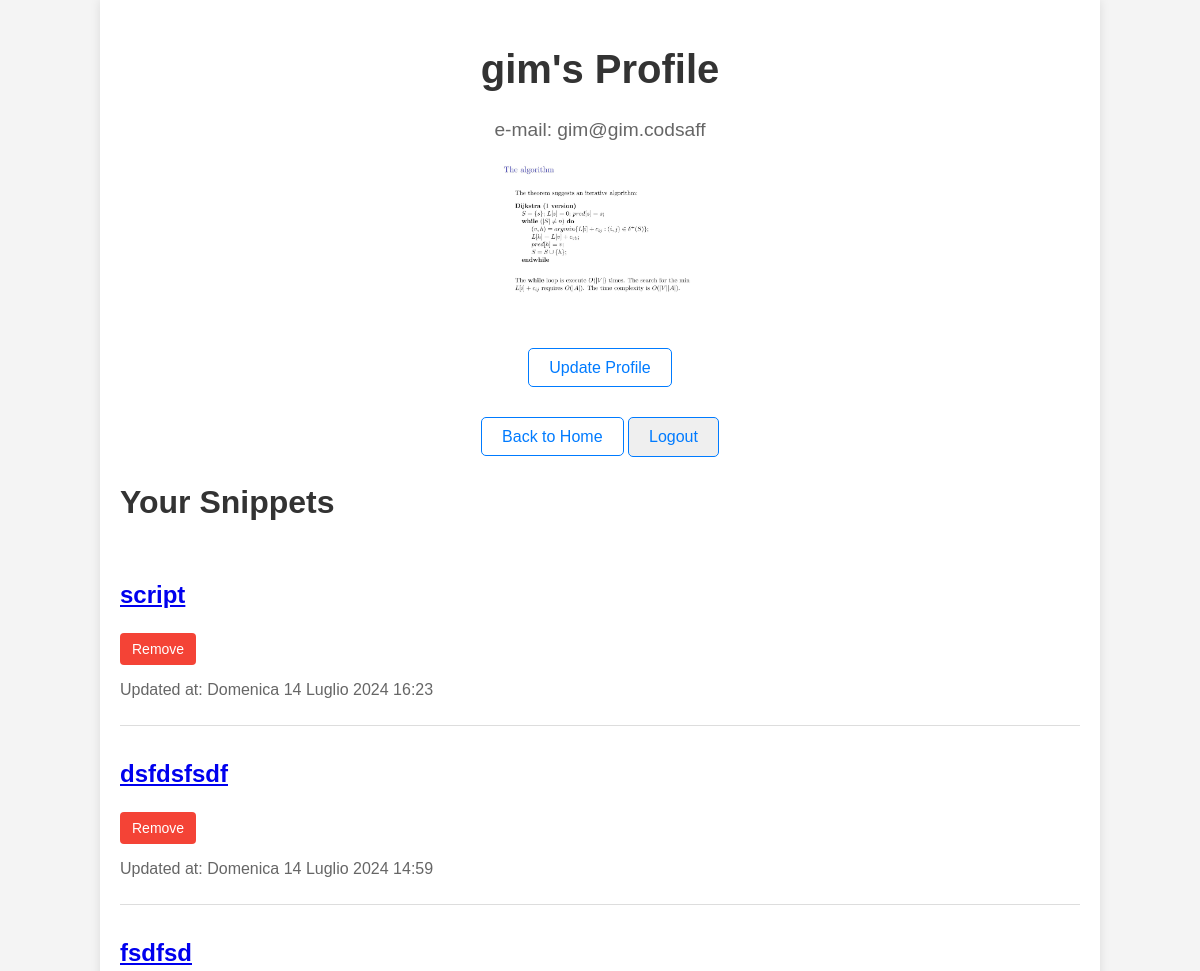
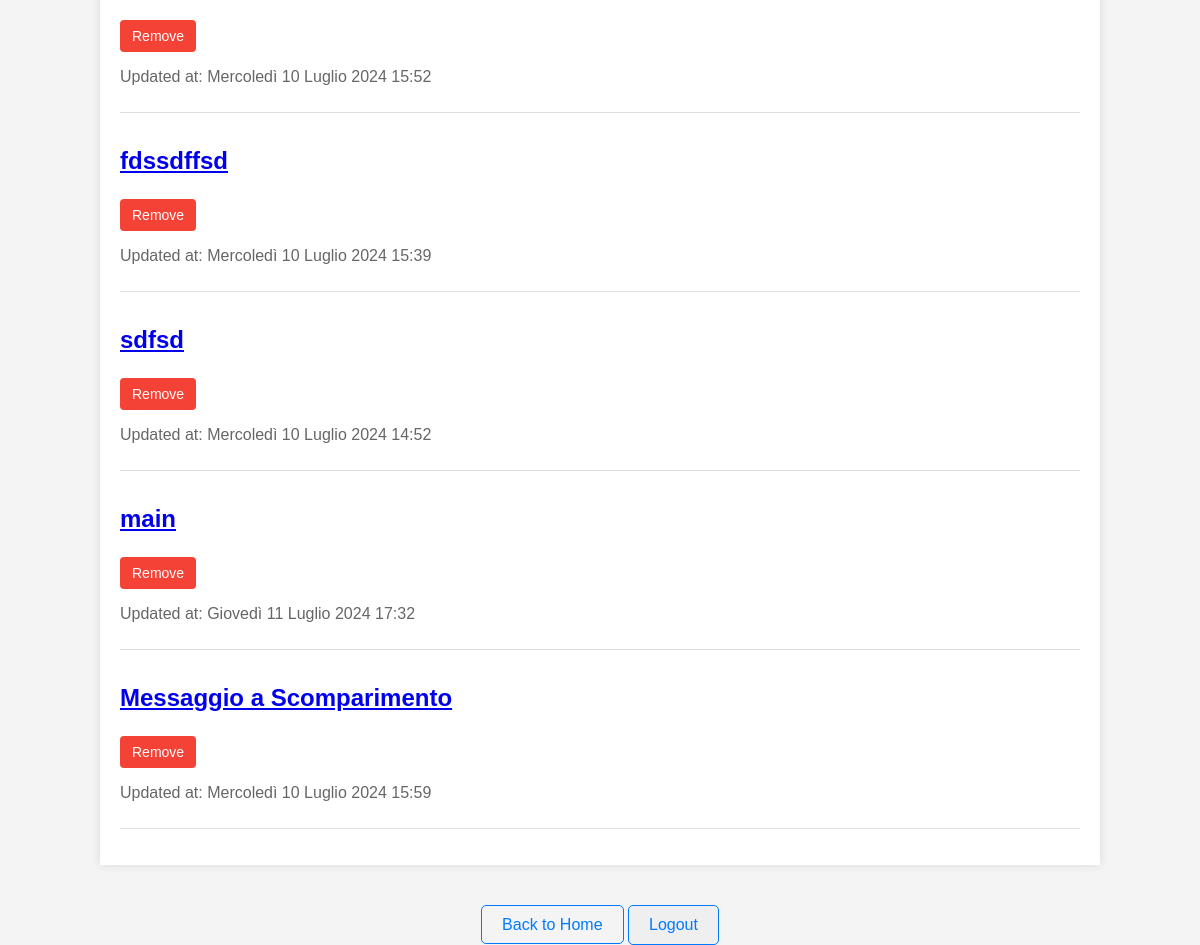
/accounts/profile/ (signed in), run on an earlier commit of the app's database (2 pictures, top to bottom).
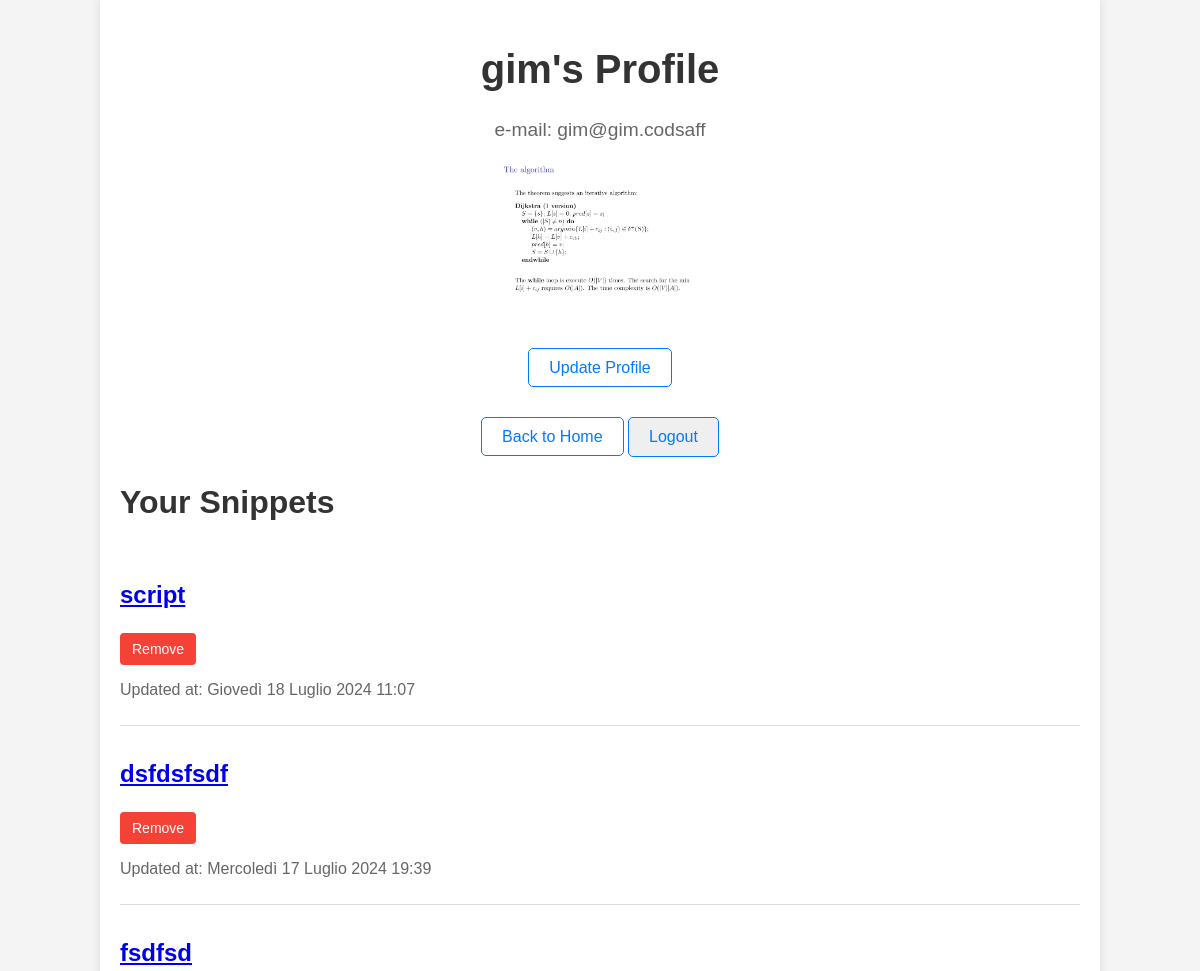
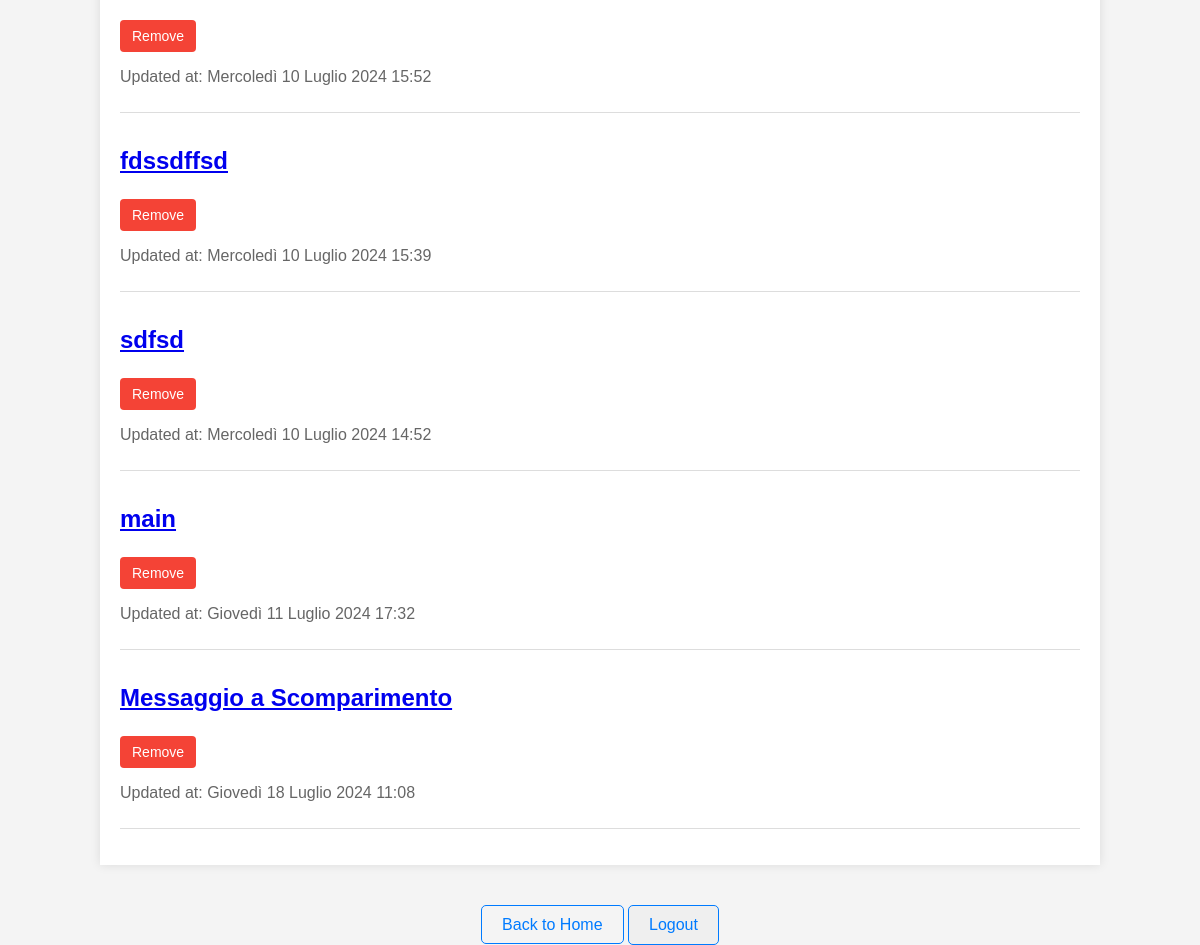
And on a later commit of the database (2 pictures, top to bottom).
### snippets/models.py (models this page shows, shortened)
class Snippet(models.Model):
    title = models.CharField(max_length=255)
    language = models.ForeignKey(Language, related_name='snippets', on_delete=models.CASCADE)
    author = models.ForeignKey(User, related_name='snippets', on_delete=models.CASCADE)
    description = models.TextField()
    description_html = models.TextField(editable=False)
    code = models.TextField()
    highlighted_code = models.TextField(editable=False)
    pub_date = models.DateTimeField(default=timezone.now, editable=False)
    update_date = models.DateTimeField(default=timezone.now, editable=False)
    tags = models.CharField(max_length=255, default='')
    class Meta:
        ordering = ['-pub_date']

### users/views/profile.py (the view)
# urls.py: path('profile/', profile_view, name='profile'),
@login_required
def profile_view(request):
    user = request.user
    if user.groups.filter(name='Moderator').exists():
        snippets = Snippet.objects.all().order_by('author__username')
        return render(request, 'users/templates/profile/moderator_profile.html', {'user': user, 'snippets': snippets})
    else:
        snippets = Snippet.objects.filter(author=user)
        return render(request, 'users/templates/profile/normal_profile.html', {'user': user, 'snippets': snippets})

### users/templates/profile/normal_profile.html (shortened to what this page needs)
{% extends "tatum24/templates/base.html" %}
{% load static %}
{% block css %}
    <link rel="stylesheet" href="{% static 'css/profile.css' %}">
{% endblock %}
{% block content %}
    <div class="container">
        <header>
            <h1>{{ user.username }}'s Profile</h1>
            <p>e-mail: {{ user.email }}</p>
            {% if user.profile.image %}
                <img src="{{ user.profile.image.url }}" alt="Profile Image" class="profile-image">
            {% else %}
                <p>No profile image uploaded.</p>
            {% endif %}
            <footer>
                <a href="{% url 'profile_update' %}" class="btn btn-secondary">Update Profile</a>
            </footer>
        </header>
        <footer>
            <a href="{% url 'home' %}" class="btn">Back to Home</a>
            <form action="{% url 'logout' %}" method="post" style="display: inline;">
                <button type="submit" class="btn btn-secondary">Logout</button>
            </form>
        </footer>
        <main>
            <h2>Your Snippets</h2>
            {% if snippets %}
                <ul class="snippet-list">
                    {% for snippet in snippets %}
                        <li>
                            <h3><a href="{% url 'snippet_detail' snippet.pk %}">{{ snippet.title }}</a></h3>
                            {% if user.is_authenticated and snippet.author == user %}
                                <form id="delete-form-{{ snippet.pk }}" action="{% url 'snippet_remove' snippet.pk %}" method="post" class="confirm-delete">
                                    <button type="button" class="remove-button" onclick="confirmDelete('{{ snippet.pk }}')">Remove</button>
                                </form>
                            {% endif %}
                            <p class="meta">Updated at: {{ snippet.update_date }}</p>
                        </li>
                    {% endfor %}
                </ul>
            {% else %}
                <p>You haven't added any snippets yet.</p>
            {% endif %}
        </main>
    </div>
    <footer>
        <a href="{% url 'home' %}" class="btn">Back to Home</a>
        <form action="{% url 'logout' %}" method="post" style="display: inline;">
            <button type="submit" class="btn btn-secondary">Logout</button>
        </form>
    </footer>
{% endblock %}

What changed in the data, as far as the page shows it:
changed Snippet "script": update_date "Domenica 14 Luglio 2024 16:23" → "Giovedì 18 Luglio 2024 11:07"
changed Snippet "dsfdsfsdf": update_date "Domenica 14 Luglio 2024 14:59" → "Mercoledì 17 Luglio 2024 19:39"
changed Snippet "Messaggio a Scomparimento": update_date "Mercoledì 10 Luglio 2024 15:59" → "Giovedì 18 Luglio 2024 11:08"
